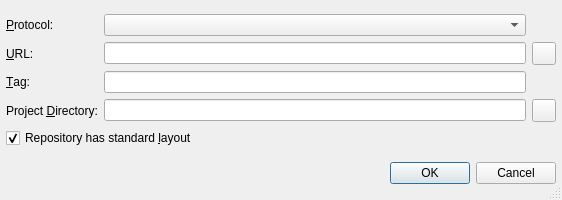
<?xml version="1.0" encoding="UTF-8"?>
<ui version="4.0">
 <class>SvnNewProjectOptionsDialog</class>
 <widget class="QDialog" name="SvnNewProjectOptionsDialog">
  <property name="geometry">
   <rect>
    <x>0</x>
    <y>0</y>
    <width>562</width>
    <height>200</height>
   </rect>
  </property>
  <property name="windowTitle">
   <string>New Project from Repository</string>
  </property>
  <property name="whatsThis">
   <string>&lt;b&gt;New Project from Repository Dialog&lt;/b&gt;
&lt;p&gt;Enter the various repository infos into the entry fields. These values are used, when the new project is retrieved from the repository. If the checkbox is selected, the URL must end in the project name. A repository layout with project/tags, project/branches and project/trunk will be assumed. In this case, you may enter a tag or branch, which must look like tags/tagname or branches/branchname. If the checkbox is not selected, the URL must contain the complete path in the repository.&lt;/p&gt;
&lt;p&gt;For remote repositories the URL must contain the hostname.&lt;/p&gt;</string>
  </property>
  <property name="sizeGripEnabled">
   <bool>true</bool>
  </property>
  <layout class="QVBoxLayout">
   <item>
    <layout class="QGridLayout">
     <item row="2" column="1">
      <widget class="QLineEdit" name="vcsTagEdit">
       <property name="toolTip">
        <string>Enter the tag the new project should be generated from</string>
       </property>
       <property name="whatsThis">
        <string>&lt;b&gt;Tag in VCS&lt;/b&gt;
&lt;p&gt;Enter the tag name the new project shall be generated from. Leave empty to retrieve the latest data from the repository.&lt;/p&gt;</string>
       </property>
      </widget>
     </item>
     <item row="0" column="1">
      <widget class="QComboBox" name="protocolCombo">
       <property name="toolTip">
        <string>Select the protocol to access the repository</string>
       </property>
      </widget>
     </item>
     <item row="0" column="0">
      <widget class="QLabel" name="textLabel1">
       <property name="text">
        <string>&amp;Protocol:</string>
       </property>
       <property name="buddy">
        <cstring>protocolCombo</cstring>
       </property>
      </widget>
     </item>
     <item row="1" column="1">
      <widget class="QLineEdit" name="vcsUrlEdit">
       <property name="toolTip">
        <string>Enter the url path of the module in the repository (without protocol part)</string>
       </property>
       <property name="whatsThis">
        <string>&lt;b&gt;URL&lt;/b&gt;&lt;p&gt;Enter the URL to the module. For a repository with standard layout, this must not contain the trunk, tags or branches part.&lt;/p&gt;</string>
       </property>
      </widget>
     </item>
     <item row="1" column="0">
      <widget class="QLabel" name="vcsUrlLabel">
       <property name="text">
        <string>&amp;URL:</string>
       </property>
       <property name="buddy">
        <cstring>vcsUrlEdit</cstring>
       </property>
      </widget>
     </item>
     <item row="3" column="1">
      <widget class="QLineEdit" name="vcsProjectDirEdit">
       <property name="toolTip">
        <string>Enter the directory of the new project.</string>
       </property>
       <property name="whatsThis">
        <string>&lt;b&gt;Project Directory&lt;/b&gt;
&lt;p&gt;Enter the directory of the new project. It will be retrieved from 
the repository and be placed in this directory.&lt;/p&gt;</string>
       </property>
      </widget>
     </item>
     <item row="4" column="0" colspan="2">
      <widget class="QCheckBox" name="layoutCheckBox">
       <property name="toolTip">
        <string>Select to indicate, that the repository has a standard layout (projectdir/trunk, projectdir/tags, projectdir/branches)</string>
       </property>
       <property name="text">
        <string>Repository has standard &amp;layout</string>
       </property>
       <property name="shortcut">
        <string>Alt+L</string>
       </property>
       <property name="checked">
        <bool>true</bool>
       </property>
      </widget>
     </item>
     <item row="3" column="0">
      <widget class="QLabel" name="TextLabel4">
       <property name="text">
        <string>Project &amp;Directory:</string>
       </property>
       <property name="buddy">
        <cstring>vcsProjectDirEdit</cstring>
       </property>
      </widget>
     </item>
     <item row="2" column="0">
      <widget class="QLabel" name="vcsTagLabel">
       <property name="text">
        <string>&amp;Tag:</string>
       </property>
       <property name="buddy">
        <cstring>vcsTagEdit</cstring>
       </property>
      </widget>
     </item>
     <item row="1" column="2">
      <widget class="QToolButton" name="vcsUrlButton">
       <property name="toolTip">
        <string>Select the repository url via a directory selection dialog or the repository browser</string>
       </property>
      </widget>
     </item>
     <item row="3" column="2">
      <widget class="QToolButton" name="projectDirButton">
       <property name="toolTip">
        <string>Select the project directory via a directory selection dialog</string>
       </property>
      </widget>
     </item>
    </layout>
   </item>
   <item>
    <widget class="QDialogButtonBox" name="buttonBox">
     <property name="orientation">
      <enum>Qt::Horizontal</enum>
     </property>
     <property name="standardButtons">
      <set>QDialogButtonBox::Cancel|QDialogButtonBox::Ok</set>
     </property>
    </widget>
   </item>
  </layout>
 </widget>
 <layoutdefault spacing="6" margin="6"/>
 <pixmapfunction>qPixmapFromMimeSource</pixmapfunction>
 <tabstops>
  <tabstop>protocolCombo</tabstop>
  <tabstop>vcsUrlEdit</tabstop>
  <tabstop>vcsUrlButton</tabstop>
  <tabstop>vcsTagEdit</tabstop>
  <tabstop>vcsProjectDirEdit</tabstop>
  <tabstop>projectDirButton</tabstop>
  <tabstop>layoutCheckBox</tabstop>
 </tabstops>
 <resources/>
 <connections>
  <connection>
   <sender>buttonBox</sender>
   <signal>accepted()</signal>
   <receiver>SvnNewProjectOptionsDialog</receiver>
   <slot>accept()</slot>
   <hints>
    <hint type="sourcelabel">
     <x>29</x>
     <y>157</y>
    </hint>
    <hint type="destinationlabel">
     <x>29</x>
     <y>181</y>
    </hint>
   </hints>
  </connection>
  <connection>
   <sender>buttonBox</sender>
   <signal>rejected()</signal>
   <receiver>SvnNewProjectOptionsDialog</receiver>
   <slot>reject()</slot>
   <hints>
    <hint type="sourcelabel">
     <x>129</x>
     <y>163</y>
    </hint>
    <hint type="destinationlabel">
     <x>129</x>
     <y>177</y>
    </hint>
   </hints>
  </connection>
 </connections>
</ui>
